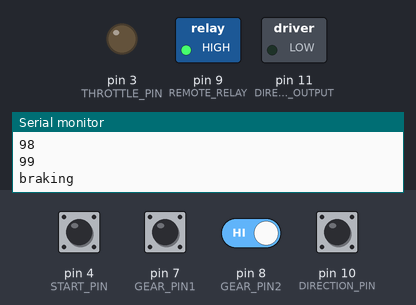
Bench run of a program on a simulated Arduino Nano, built with avr-gcc and run on an emulated ATmega328P. On the bench: switched loads named in the program (green lamp = pin HIGH), output pins drawn as LEDs (lit = HIGH), the last lines printed to the serial monitor. Wiring (inferred from the names in the program): 2 × IR receiver: data pin 6 / data pin 12. Inputs (shaded band) come from the test bench; at power-on: pin 4 (START_PIN), pin 7 (GEAR_PIN1), pin 8 (GEAR_PIN2), pin 10 (DIRECTION_PIN) HIGH.

Above: at 2.3 s.
2.4 s: pin 4 (START_PIN) pulled LOW for 0.15 s
At 3.17 s:
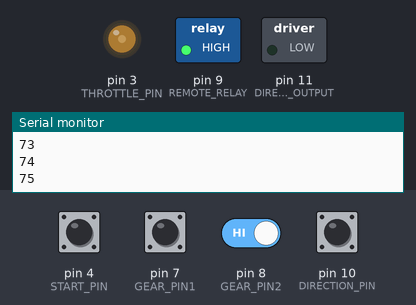
5.5 s: pin 10 (DIRECTION_PIN) pulled LOW for 0.15 s
At 5.57 s:
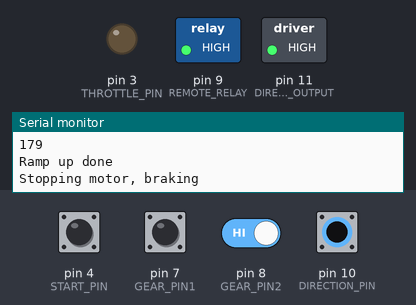
7.1 s: pin 7 (GEAR_PIN1) pulled LOW for 0.15 s
8.7 s: pin 4 (START_PIN) pulled LOW for 1 s
At 10.08 s:
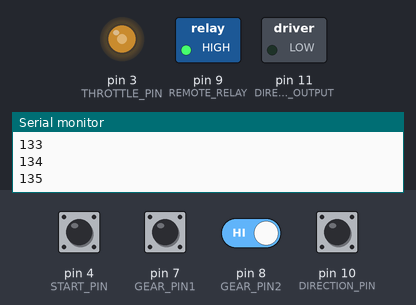
12.0 s: pin 4 (START_PIN) driven LOW and pin 8 (GEAR_PIN2) driven LOW
At 13.99 s:
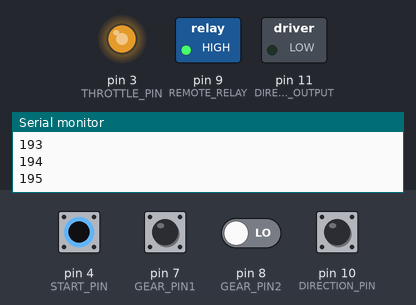
15.0 s: pin 8 (GEAR_PIN2) driven HIGH
Timing chart, 0 to 18.4 s (numbered marks = the images above; inputs shaded):
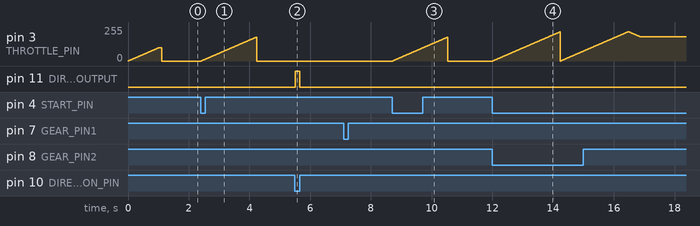

The program:

main.cpp
```cpp
#include <Arduino.h>
#include <Bounce2.h>
Bounce motorOn = Bounce();
Bounce remoteMotorOn = Bounce();
Bounce remoteEnable = Bounce();
Bounce gearSw1 = Bounce();
Bounce gearSw2 = Bounce();
Bounce direction = Bounce();

#define THROTTLE_PIN 3
#define START_PIN 4
#define BRAKE_PIN 5
#define REMOTE_RELAY_OUTPUT 6
#define GEAR_PIN1 7
#define GEAR_PIN2 8
#define REMOTE_RELAY 9
#define DIRECTION_PIN 10
#define DIRECTION_OUTPUT 11
#define REMOTE_ENABLE_PIN 12

#define FORWARD 0
#define BACKWARD 1

// put function declarations here:
void RampPwmVoltageUp(int currentPwm, int targetPwm);
void RampPwmVoltageDown(int currentPwm, int targetPwm);
int parseGearPwmLevel(int switch1, int switch2);
int gear = 0;
int gearPwmLevel = 0;
int motorState = 0;
int rampSpeed = 10;
int directionState = 0;
int allowStart=0;
int remoteEnabled=0;

int initialStartButtonPosition = 0;
void setup()
{

  Serial.begin(9600);
  pinMode(THROTTLE_PIN, OUTPUT);
  pinMode(REMOTE_RELAY, OUTPUT);
  pinMode(DIRECTION_OUTPUT, OUTPUT);
  // TCCR2B = (TCCR2B & B11111000) | B00000001;               // pin 3 and 11 PWM frequency
  remoteEnable.attach(REMOTE_ENABLE_PIN, INPUT_PULLUP);
  motorOn.attach(START_PIN, INPUT_PULLUP); // USE INTERNAL PULL-UP
  remoteMotorOn.attach(REMOTE_RELAY_OUTPUT, INPUT_PULLUP); // USE INTERNAL PULL-UP
  gearSw1.attach(GEAR_PIN1, INPUT_PULLUP);                 // USE INTERNAL PULL-UP
  gearSw2.attach(GEAR_PIN2, INPUT_PULLUP);                 // USE INTERNAL PULL-UP
  direction.attach(DIRECTION_PIN, INPUT_PULLUP);           // USE INTERNAL PULL-UP

  // DEBOUNCE INTERVAL IN MILLISECONDS
  remoteEnable.interval(5);  // interval in ms
  motorOn.interval(5);       // interval in ms
  remoteMotorOn.interval(5); // interval in ms
  gearSw1.interval(5);       // interval in ms
  gearSw2.interval(5);       // interval in ms
  direction.interval(5);     // interval in ms
  // put your setup code here, to run once:
  digitalWrite(BRAKE_PIN, LOW);
  digitalWrite(REMOTE_RELAY, HIGH);
  // gearPwmLevel = parseGearPwmLevel(digitalRead(GEAR_PIN1), digitalRead(GEAR_PIN2));
  gearPwmLevel = 0;
  initialStartButtonPosition = digitalRead(START_PIN);
  if (initialStartButtonPosition==HIGH)
  {
    allowStart=1;
  }
  directionState = digitalRead(DIRECTION_PIN);
  digitalWrite(DIRECTION_OUTPUT, !directionState);
  Serial.print("direction: ");
  Serial.println(directionState);
  Serial.print("powerlevel: ");
  Serial.println(gearPwmLevel);
  for (int i = 0; i < 100; i++)
  {
    Serial.println(i);
    analogWrite(THROTTLE_PIN, i);
    delay(10);
  }

  delay(100);
  analogWrite(THROTTLE_PIN, 0);
  Serial.println("braking");
  digitalWrite(BRAKE_PIN, HIGH);
//  digitalWrite(REMOTE_RELAY, LOW);
}

void loop()
{

  // put your main code here, to run repeatedly:
  motorOn.update();
  remoteMotorOn.update();
  gearSw1.update();
  gearSw2.update();
  direction.update();
  remoteEnable.update();

  if (gearSw1.changed() || gearSw2.changed())
  {
    int tempGearPwmLevel;
    tempGearPwmLevel = parseGearPwmLevel(gearSw1.read(), gearSw2.read());
    if (motorOn.read() == LOW || remoteMotorOn.read() == LOW)
    {
      Serial.println("motor on");
      if (tempGearPwmLevel > gearPwmLevel)
      {
        RampPwmVoltageUp(gearPwmLevel, tempGearPwmLevel);
      }
      if (tempGearPwmLevel < gearPwmLevel)
      {
        RampPwmVoltageDown(gearPwmLevel, tempGearPwmLevel);
      }
    }
    gearPwmLevel = tempGearPwmLevel;
    Serial.print("gearPwmLevel");
    Serial.println(gearPwmLevel);
  }
  // <Bounce>.changed() RETURNS true IF THE STATE CHANGED (FROM HIGH TO LOW OR LOW TO HIGH)
  if (motorOn.changed())
  {

    // THE STATE OF THE INPUT CHANGED
    // GET THE STATE
    int deboucedInput = motorOn.read();

    // IF THE CHANGED VALUE IS LOW
    if (deboucedInput == LOW && allowStart && remoteEnable.read()==HIGH)
    {

      digitalWrite(BRAKE_PIN, LOW);

      gearPwmLevel = parseGearPwmLevel(gearSw1.read(), gearSw2.read());
      Serial.print("pwmlewel: ");
      Serial.println(gearPwmLevel);
      RampPwmVoltageUp(0, gearPwmLevel);


    }
    if (deboucedInput == LOW && !allowStart)
    {

      Serial.println("not starting motor, start button was low");
    }
    if (deboucedInput == HIGH)
    {
      allowStart=1;
      digitalWrite(BRAKE_PIN, HIGH);
      analogWrite(THROTTLE_PIN, 0);
      gearPwmLevel = 0;
      Serial.println("Stopping motor, braking");
    }
  }
    if (remoteEnable.changed())
  {
        int deboucedInput = remoteEnable.read();

    // IF THE CHANGED VALUE IS LOW
    if (deboucedInput == LOW)
    {
      Serial.println("remote enabled");
      digitalWrite(REMOTE_RELAY, LOW);
    }
        if (deboucedInput == HIGH)
    {
      Serial.println("remote disabled");
      digitalWrite(REMOTE_RELAY, HIGH);
    }
  }
  if (remoteMotorOn.changed())
  {
    // THE STATE OF THE INPUT CHANGED
    // GET THE STATE
    int deboucedInput = remoteMotorOn.read();
    // IF THE CHANGED VALUE IS LOW
    if (deboucedInput == LOW)
    {
      remoteEnabled=1;
      digitalWrite(BRAKE_PIN, LOW);
      gearPwmLevel = parseGearPwmLevel(gearSw1.read(), gearSw2.read());
      Serial.print("pwmlewel: ");
      Serial.println(gearPwmLevel);
      RampPwmVoltageUp(0, gearPwmLevel);
    }
    if (deboucedInput == HIGH)
    {
      digitalWrite(BRAKE_PIN, HIGH);
      analogWrite(THROTTLE_PIN, 0);
      gearPwmLevel = 0;
      Serial.println("Stopping motor, braking");
    }
  }
  if (direction.changed())
  {
    if (motorOn.read() == LOW && !remoteEnabled)
    {
      Serial.println("direction changed");
      digitalWrite(BRAKE_PIN, HIGH);
      analogWrite(THROTTLE_PIN, 0);
      //delay(1500);
      digitalWrite(BRAKE_PIN, LOW);
      directionState = !directionState;
      digitalWrite(DIRECTION_OUTPUT, !directionState);
      //delay(500);
      //RampPwmVoltageUp(0, gearPwmLevel);

    }
       if (remoteMotorOn.read() == LOW)
    {
      Serial.println("direction changed remotely");
      digitalWrite(BRAKE_PIN, HIGH);
      analogWrite(THROTTLE_PIN, 0);
      //delay(1500);
      digitalWrite(BRAKE_PIN, LOW);
      directionState = !directionState;
      digitalWrite(DIRECTION_OUTPUT, !directionState);
      //delay(500);
      //RampPwmVoltageUp(0, gearPwmLevel);

    }
    else
    {
      directionState = !directionState;
      digitalWrite(DIRECTION_OUTPUT, !directionState);
    }

    // digitalWrite(REMOTE_RELAY, HIGH);     //shut the power for remote relay to reset the relay status
    // delay(500);
    // digitalWrite(REMOTE_RELAY, LOW);
  }
}

// put function definitions here:
void RampPwmVoltageUp(int currentPwm, int targetPwm)
{
  // ramp up
  for (int i = currentPwm; i < targetPwm; i++)
  {
    Serial.println(i);
    analogWrite(THROTTLE_PIN, i);
    delay(10);
  }
  Serial.println("Ramp up done");
}
void RampPwmVoltageDown(int currentPwm, int targetPwm)
{
  // ramp up
  for (int i = currentPwm; i > targetPwm; i--)
  {
    Serial.println(i);
    analogWrite(THROTTLE_PIN, i);
    delay(10);
  }
  Serial.println("Ramp up done");
}
int parseGearPwmLevel(int switch1, int switch2)
{

  if (switch1 == HIGH && switch2 == HIGH)
  {
    return 180;
  }
  if (switch1 == LOW && switch2 == HIGH)
  {
    return 150;
  }
  if (switch1 == HIGH && switch2 == LOW)
  {
    return 220;
  }
  return -1;
}
```

Measured:
- after the input at 2.4 s, pin 3 (THROTTLE_PIN): rises from 0/255 to 179/255 in 1.8 s, then falls to 0/255 in 0.01 s
- after the input at 5.5 s, pin 11 (DIRECTION_OUTPUT): LOW → HIGH at once, → LOW 0.15 s later
- after the input at 8.7 s, pin 3 (THROTTLE_PIN): rises from 0/255 to 179/255 in 1.8 s, then falls to 0/255 in 0.01 s
